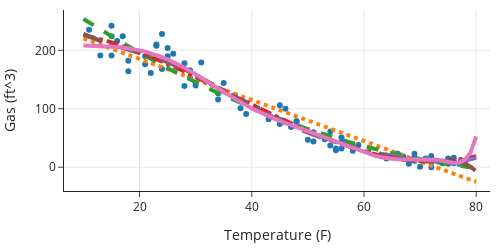

The notebook cell saved with this chart:
### Markdown cell above
Let's place all of the polynomial fits on the same graph so that we can see how the higher-degree polynomials bend more and more strangely:

### Code cell
ys = [make_ys(mod=mods[j], deg=degrees[j], xs=xs) for j in range(6)]

fig = go.Figure()
fig.add_trace(go.Scatter(x=X["temp"], y=y, mode="markers"))
fig.add_trace(go.Scatter(x=xs, y=ys[0], line=dict(width=4, dash='dot')))
fig.add_trace(go.Scatter(x=xs, y=ys[1], line=dict(width=4, dash='dash')))
fig.add_trace(go.Scatter(x=xs, y=ys[2], line=dict(width=4, dash='dashdot')))
fig.add_trace(go.Scatter(x=xs, y=ys[3], line=dict(width=4, dash='longdash')))
fig.add_trace(go.Scatter(x=xs, y=ys[4], line=dict(width=4, dash='longdashdot')))
fig.add_trace(go.Scatter(x=xs, y=ys[5], line=dict(width=4)))

fig.update_xaxes(title='Temperature (F)')
fig.update_yaxes(title='Gas (ft^3)')
fig.update_layout(height=250, width=500, showlegend=False)
fig.show()
